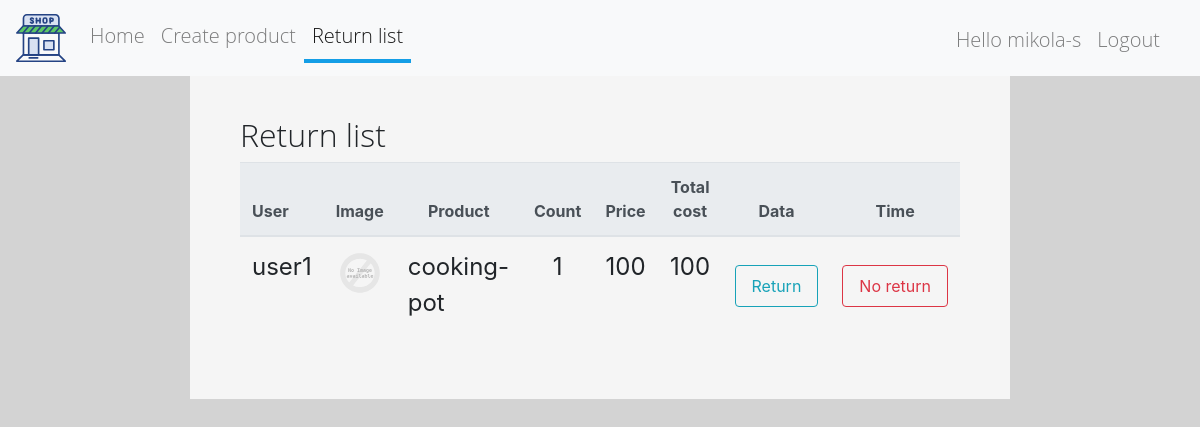
Page /return_list/ (signed in) on the committed database.
### shop/models.py (models this page shows, shortened)
class Return(models.Model):
    purchase = models.OneToOneField(
        to=Purchase,
        on_delete=models.CASCADE,
        primary_key=True,
        related_name='purchase')
    post_time = models.DateTimeField(auto_now_add=True)

class Purchase(models.Model):
    buyer = models.ForeignKey(User, on_delete=models.DO_NOTHING)
    product = models.ForeignKey(
        to=Product,
        on_delete=models.DO_NOTHING,
        related_name='product')
    count = models.PositiveIntegerField()
    time = models.DateTimeField(auto_now_add=True)

class Product(models.Model):
    name = models.CharField(max_length=50)
    description = models.CharField(max_length=256)
    price = models.DecimalField(
        decimal_places=2,
        max_digits=12,
        validators=[MinValueValidator(Decimal('0.00'))])
    photo = models.FileField(upload_to='shop/product_image/')
    count = models.PositiveIntegerField()

### shop/views.py (the view)
# urls.py: path('return_list/', ReturnList.as_view(), name='return_list'),
class ReturnList(ListView):
    template_name = 'shop/return/list.html'
    model = models.Return
    context_object_name = 'returns'
    paginate_by = 6
    ordering = 'post_time'
    page_kwarg = 'page'
    def setup(self, request, *args, **kwargs):
        super().setup(request, *args, **kwargs)
        self.get_queryset()
    def get_queryset(self):
        qs = super().get_queryset()
        qs = qs.annotate(total=ExpressionWrapper(
            F('purchase__count') * F('purchase__product__price'), output_field=DecimalField()))
        return qs
    def get_context_data(self, *, object_list=None, **kwargs):
        context = super().get_context_data(object_list=None, **kwargs)
        return context

### shop/templates/shop/return/list.html (shortened to what this page needs)
{% extends 'shop/page_item/base.html' %}
{% load staticfiles %}
{% block content %}
    {% if user.is_authenticated %}
        <div class="col-md-8 col-sm-8 col-12 col box">
            <h2>Return list</h2>
            <div class="card-group mx-0 px-0">
                <table class="table table-hover">
                    <thead class="thead-light">
                    <tr>
                        <th>User</th>
                        <th scope="col" class="text-center">Image</th>
                        <th scope="col" class="text-center">Product</th>
                        <th scope="col" class="text-center">Count</th>
                        <th scope="col" class="text-center">Price</th>
                        <th scope="col" class="text-center">Total cost</th>
                        <th scope="col" class="text-center">Data</th>
                        <th scope="col" class="text-center">Time</th>
                    </tr>
                    </thead>
                    <tbody class="purchase-list">
                    {% for return in returns %}
                        <tr>
                            <td scope="row">{{ return.purchase.buyer.username }}</td>
                            <td class="text-center">
                                <img src="{{ MEDIA_URL }}{{ return.purchase.product.photo }}" alt="no image"
                                    onerror="if (this.src != 'static/images/alt.svg') this.src = '{% static "images/alt.svg" %}'"
                                >
                            </td>
                            <td>{{ return.purchase.product.name }}</td>
                            <td class="text-center">{{ return.purchase.count }}</td>
                            <td class="text-center">{{ return.purchase.product.price|floatformat:'-2' }}</td>
                            <td class="text-center">{{ return.total|floatformat:'-2' }}</td>
                            <td class="text-center">
                                {% include 'shop/purchase/delete_form.html' %}
                            </td>
                            <td class="text-center">
                                {% include 'shop/return/delete_form.html' %}
                            </td>
                        </tr>
                    {% empty %}
                        <tr>
                            <td>no returns</td>
                        </tr>
                    {% endfor %}
                </table>
            </div>
        </div>
    {% endif %}
{% endblock content %}

### shop/templates/shop/page_item/navbar.html
{% load staticfiles %}
<nav class="navbar navbar-expand-lg navbar-expand navbar-light bg-light ">
    <div class="collapse navbar-collapse">
        <a class="navbar-brand" href="#">
            <img src="{% static 'images/shop.svg' %}" width="50" height="50" alt="">
        </a>
        <ul class="navbar-nav pl-0 mr-auto">
            <li class="nav-item">
                <a class="nav-link" href="{% url 'shop:index' %}">Home</a>
            </li>
            {% if user.is_authenticated %}
                {% if user.is_superuser %}
                    <li class="nav-item">
                        <a class="nav-link" href="{% url 'shop:product_create' %}">Create product</a>
                    </li>
                    <li class="nav-item">
                        <a class="nav-link" href="{% url 'shop:return_list' %}">Return list</a>
                    </li>
                {% else %}
                    <li class="nav-item">
                        <a class="nav-link" href="{% url 'shop:purchase_list'%}">Purchase history</a>
                    </li>
                {% endif %}
            {% endif %}
        </ul>
        <ul class="navbar-nav pl-0 pb-0 mt-2 mr-3" style="height: 50px">
            {% if not user.is_authenticated %}
                <p class="navbar-text mx-2" id="nav-text">Hello Guest</p>
                <li class="nav-item">
                    <a class="nav-link" href="{% url 'shop:user_create' %}">Register</a>
                </li>
                <p class="navbar-text mx-2"> or </p>
                <li class="nav-item">
                    <a class="nav-link" href="{% url 'shop:user_login' %}">Login</a>
                </li>
            {% else %}
                <p class="nav-item nav-link">Hello {{ user }}</p>
                <li class="nav-item">
                    <a class="nav-link" href="{% url 'shop:user_logout' %}">Logout</a>
                </li>
            {% endif %}
        </ul>
    </div>
</nav>

### shop/templates/shop/purchase/delete_form.html (shortened to what this page needs)
<form action="{% url 'shop:purchase_delete' return.purchase.pk %}" method="post" class="mt-3">
    <button type="submit" class="nav-link btn btn-outline-info mx-auto">
        Return
    </button>
</form>

### shop/templates/shop/return/delete_form.html (shortened to what this page needs)
<form action="{% url 'shop:return_delete' return.pk %}" method="post" class="mt-3">
    <button type="submit" class="nav-link btn btn-outline-danger mx-auto">
        No return
    </button>
</form>

### files/static/css/style.css (style rules this page uses)
body { background-color: lightgrey; }
h2 { font-family: "Open Sans Light", sans-serif; }
p { font-family: "Open Sans Light", sans-serif; font-size: 20px; }
li { font-family: "Open Sans Light", sans-serif; font-size: 20px; }
.box { background-color: whitesmoke; padding: 40px 50px 50px; }
.nav-link.active { border-bottom: 4px solid #149ee6; }
.nav-item { font-family: "Open Sans Light", sans-serif; font-size: 20px; }
.btn { white-space: nowrap; }
.purchase-list td { font-size: 150%; }

### rows in the picture
Return: purchase.buyer.username "user1", purchase.product.name "cooking-pot", purchase.count "1", purchase.product.price "100", total "100"

### other values in the picture
{{ user }} "mikola-s"
